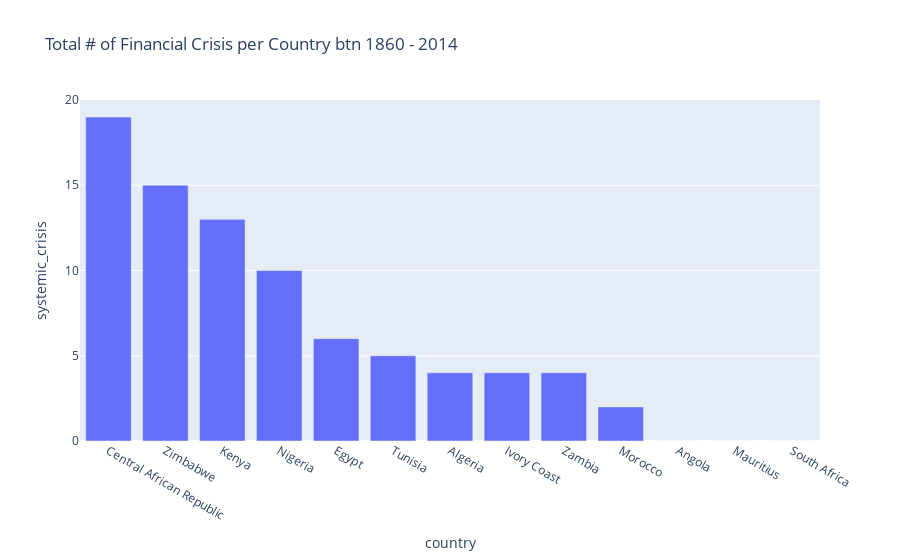

Here is the notebook cell this chart was saved with:
### Code cell
fig = px.bar(grouped_sys_crisis_df, x = 'country', y='systemic_crisis', title='Total # of Financial Crisis per Country btn 1860 - 2014')
fig.show()

### Figure 1 — Plotly figure (JSON) as saved in the notebook; plotly's stock layout.template omitted (floating-point values rounded to 4 significant figures)
{"data": [{"alignmentgroup": "True", "hovertemplate": "country=%{x}<br>systemic_crisis=%{y}<extra></extra>", "legendgroup": "", "marker": {"color": "#636efa", "pattern": {"shape": ""}}, "name": "", "offsetgroup": "", "orientation": "v", "showlegend": false, "textposition": "auto", "type": "bar", "x": ["Central African Republic", "Zimbabwe", "Kenya", "Nigeria", "Egypt", "Tunisia", "Algeria", "Ivory Coast", "Zambia", "Morocco", "Angola", "Mauritius", "South Africa"], "xaxis": "x", "y": [19, 15, 13, 10, 6, 5, 4, 4, 4, 2, 0, 0, 0], "yaxis": "y"}], "layout": {"autosize": true, "barmode": "relative", "legend": {"tracegroupgap": 0}, "title": {"text": "Total # of Financial Crisis per Country btn 1860 - 2014"}, "xaxis": {"anchor": "y", "autorange": true, "domain": [0, 1], "range": [-0.5, 12.5], "title": {"text": "country"}, "type": "category"}, "yaxis": {"anchor": "x", "autorange": true, "domain": [0, 1], "range": [0, 20], "title": {"text": "systemic_crisis"}, "type": "linear"}}}
